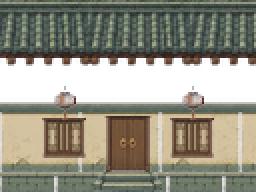
#> input picture xia-ai-town/assets/buildings/clinic.png, 128 x 96 px, given in place of 草木山石.png, which was not available (shown 2 times larger); the run also reads 1 picture not shown here
$ python build_art_assets.py
#> lines starting #> are read from the running program, lines starting #| are printed output that depends on the picture
#!/usr/bin/env python3
"""Turn the hand-generated source sheets in `asserts/` into Godot-ready art.

Scale convention: 1 art pixel == 1 world pixel. A map tile is 16 world pixels,
props and characters are 32, so integer canvas zoom always lands on whole art
pixels and stays crisp.

Source layout (see docs/ART-PROMPTS.md):
    asserts/地形.png      4x4 terrain cells, magenta gutter between cells
    asserts/草木山石.png   4x4 props on magenta
    asserts/建筑.png       4x4 modular building parts on magenta
    asserts/char-*.png    6x4 walk frames on chroma green

Output (`assets/`, committed):
    assets/atlas/terrain.png      4x4 cells of 16px
    assets/atlas/props.png        4x4 cells of 32px
    assets/atlas/parts.png        4x4 cells of 32px
    assets/buildings/<id>.png     pre-composed houses at world size
    assets/characters/<slug>.png  4 rows (down/left/right/up) x 4 frames of 32px

Usage:
    uv run --with pillow python xia-ai-town/tools/build_art_assets.py [--check]
"""

from __future__ import annotations

import argparse
import sys
from pathlib import Path

import numpy as np
from PIL import Image

ROOT = Path(__file__).resolve().parents[1]
SRC = ROOT / "asserts"
OUT = ROOT / "assets"

TERRAIN_CELL = 16
PROP_CELL = 32
PART_CELL = 64
CHAR_CELL = 32
CHAR_ROWS = ("down", "left", "right", "up")
SOURCE_ROWS = {"left": 0, "down": 1, "up": 2}
CHAR_FRAMES = 4

# Terrain atlas indices, matching the cell order in docs/ART-PROMPTS.md.
T_DIRT, T_PAVING, T_GRASS, T_BRUSH, T_SAND, T_WATER, T_CLIFF, T_TRAIL = range(8)
T_BRICK, T_ROOF, T_PLASTER, T_PLINTH, T_YARD, T_PLANK, T_LITTER, T_GRAVEL = range(8, 16)

# Property parts atlas indices (草木山石.png, 0..15).
P_PINE, P_DEAD_TREE, P_SHRUB, P_BRAMBLE = range(4)
P_BOULDER, P_OUTCROP, P_WELL, P_FENCE = range(4, 8)
P_TABLE, P_RACK, P_LANTERN, P_BALE = range(8, 12)
P_BARREL, P_HERBS, P_DUMMY, P_MAT = range(12, 16)

# Additional wilderness & props atlas indices (草木山石2.png, 16..31).
P_PINE2, P_CYPRESS, P_BARE_TREE, P_DRY_GRASS = range(16, 20)
P_MOSSY_BOULDER, P_SLAB, P_LICHEN_ROCK, P_LOG = range(20, 24)
P_STUMP, P_BAMBOO, P_THORN_BUSH, P_FLOWER_SHRUB = range(24, 28)
P_PUDDLE, P_CAIRN, P_WHEEL, P_FIREWOOD = range(28, 32)

# Building parts atlas indices.
B_RIDGE, B_SLOPE, B_EAVE, B_BEAM = range(4)
B_PLASTER_WALL, B_BRICK_WALL, B_DOOR, B_WINDOW = range(4, 8)
B_FOUNDATION, B_STEPS, B_POST, B_HANGING_LANTERN = range(8, 12)
B_GATE, B_BANNER, B_RUIN, B_CENSER = range(12, 16)

# id -> (name, width, height, roof part, wall part, extras)
BUILDINGS = {
    "jianyang": (160, 96, B_SLOPE, B_PLASTER_WALL, "warm"),
    "xuantie": (160, 96, B_SLOPE, B_BRICK_WALL, "warm"),
    "yanyu": (160, 96, B_SLOPE, B_PLASTER_WALL, "cold"),
    "clinic": (128, 96, B_SLOPE, B_PLASTER_WALL, "warm"),
    "smith": (128, 96, B_SLOPE, B_BRICK_WALL, "warm"),
    "inn": (192, 112, B_SLOPE, B_PLASTER_WALL, "warm"),
    "temple": (160, 112, B_SLOPE, B_BRICK_WALL, "temple"),
}


# [15 lines left out: function bands, not called in this run]


def content_mask(image: Image.Image, background: tuple[int, int, int], tolerance: int = 40) -> np.ndarray:
    pixels = np.array(image.convert("RGB")).astype(np.int16)
    return np.abs(pixels - np.array(background, dtype=np.int16)).sum(axis=2) > tolerance


def cut_grid(image: Image.Image, rows: int, cols: int) -> list[Image.Image]:
    """Split a sheet into equal cells using its non-background bounding box."""
    background = tuple(int(v) for v in np.array(image.convert("RGB"))[2, 2])
    mask = content_mask(image, background)
    row_span = np.where(mask.sum(axis=1) > 4)[0]
    col_span = np.where(mask.sum(axis=0) > 4)[0]
    top, bottom = int(row_span.min()), int(row_span.max()) + 1
    left, right = int(col_span.min()), int(col_span.max()) + 1
    cell_w = (right - left) / cols
    cell_h = (bottom - top) / rows
    cells: list[Image.Image] = []
    for r in range(rows):
        for c in range(cols):
            box = (
                int(round(left + c * cell_w)),
                int(round(top + r * cell_h)),
                int(round(left + (c + 1) * cell_w)),
                int(round(top + (r + 1) * cell_h)),
            )
            cells.append(image.crop(box))
    return cells


def key_magenta(image: Image.Image) -> Image.Image:
    """Remove the magenta backdrop and de-spill its tint from the edges."""
    rgba = np.array(image.convert("RGBA")).astype(np.int16)
    rgb = rgba[:, :, :3]
    red, green, blue = rgb[:, :, 0], rgb[:, :, 1], rgb[:, :, 2]
    magenta = (red + blue) / 2.0 - green
    alpha = rgba[:, :, 3].astype(np.float32)
    alpha = np.where(magenta > 70, 0.0, alpha * np.clip((70.0 - magenta) / 45.0, 0.0, 1.0))
    spill = np.clip(magenta, 0, None)[:, :, None] * 0.6
    despilled = np.clip(rgb - spill, 0, 255)
    return Image.fromarray(np.dstack([despilled, alpha]).astype(np.uint8), "RGBA")


# [11 lines left out: function key_green, not called in this run]


def trim(image: Image.Image) -> Image.Image:
    bbox = image.getchannel("A").point(lambda v: 255 if v > 8 else 0).getbbox()
    return image.crop(bbox) if bbox else image


def fit(image: Image.Image, width: int, height: int, anchor: str = "bottom") -> Image.Image:
    """Scale to fit a cell keeping aspect, then anchor the result."""
    ratio = min(width / image.width, height / image.height)
    size = (max(1, int(round(image.width * ratio))), max(1, int(round(image.height * ratio))))
    scaled = image.resize(size, Image.LANCZOS)
    return place(scaled, width, height, anchor)


def place(image: Image.Image, width: int, height: int, anchor: str = "bottom") -> Image.Image:
    cell = Image.new("RGBA", (width, height), (0, 0, 0, 0))
    x = (width - image.width) // 2
    y = height - image.height if anchor == "bottom" else (height - image.height) // 2
    cell.paste(image, (x, y), image)
    return cell


def atlas(cells: list[Image.Image], rows: int, cols: int) -> Image.Image:
    size = cells[0].size
    sheet = Image.new("RGBA", (size[0] * cols, size[1] * rows), (0, 0, 0, 0))
    for index, cell in enumerate(cells):
        sheet.paste(cell, ((index % cols) * size[0], (index // cols) * size[1]), cell)
    return sheet


def build_terrain() -> Image.Image:
    """Terrain is opaque; a small inset throws away the magenta cell gutter."""
    source = Image.open(SRC / "地形.png").convert("RGBA")
    cells = []
    for cell in cut_grid(source, 4, 4):
        inset = int(round(min(cell.width, cell.height) * 0.055))
        inner = cell.crop((inset, inset, cell.width - inset, cell.height - inset)).convert("RGB")
        cells.append(inner.resize((TERRAIN_CELL, TERRAIN_CELL), Image.BOX).convert("RGBA"))
    return atlas(cells, 4, 4)


def build_props() -> Image.Image:
    """Cut out, trim and pack props into square cells.

    Supports optional second sheet `asserts/草木山石2.png` appended as rows 4..7 (indices 16..31).
    """
    source = Image.open(SRC / "草木山石.png").convert("RGBA")
    cells = [fit(trim(key_magenta(cell)), PROP_CELL, PROP_CELL) for cell in cut_grid(source, 4, 4)]
    source2_path = SRC / "草木山石2.png"
    if source2_path.exists():
        source2 = Image.open(source2_path).convert("RGBA")
        cells.extend([fit(trim(key_magenta(cell)), PROP_CELL, PROP_CELL) for cell in cut_grid(source2, 4, 4)])
        return atlas(cells, 8, 4)
    return atlas(cells, 4, 4)


def build_parts(filename: str, cell_size: int) -> Image.Image:
    """Cut out, trim and pack props / building parts into square cells.

    Aspect ratio is preserved: a roof is wider than it is tall, and squashing it
    into a square cell is what turns shingles into vertical smears later on.
    """
    source = Image.open(SRC / filename).convert("RGBA")
    cells = [fit(trim(key_magenta(cell)), cell_size, cell_size) for cell in cut_grid(source, 4, 4)]
    return atlas(cells, 4, 4)


def cell_of(sheet: Image.Image, index: int) -> Image.Image:
    cols = sheet.width // PART_CELL
    return sheet.crop(((index % cols) * PART_CELL, (index // cols) * PART_CELL,
                       (index % cols) * PART_CELL + PART_CELL, (index // cols) * PART_CELL + PART_CELL))


def band(image: Image.Image, top: int, height: int) -> Image.Image:
    return image.crop((0, top, image.width, top + height))


def tile_region(source: Image.Image, width: int, height: int) -> Image.Image:
    """Repeat a texture region across an area, cropping the last row/column."""
    out = Image.new("RGBA", (width, height), (0, 0, 0, 0))
    for y in range(0, height, source.height):
        for x in range(0, width, source.width):
            out.paste(source, (x, y))
    return out


def scaled(image: Image.Image, width: int, height: int) -> Image.Image:
    """Resize a trimmed part to an exact band size (used for uniform textures)."""
    return image.resize((max(1, width), max(1, height)), Image.LANCZOS)


def compose_house(parts: Image.Image, building_id: str) -> Image.Image:
    """Assemble a house from the modular parts.

    Parts keep their art proportions (a roof is wide and short), so the shingle
    pattern stays rectilinear instead of being smeared into stripes. Uniform
    textures (plaster, brick, stone) are tiled instead of stretched.
    """
    width, height, roof, wall, mood = BUILDINGS[building_id]
    slope = trim(cell_of(parts, B_SLOPE))
    plaster = trim(cell_of(parts, B_PLASTER_WALL))
    brick = trim(cell_of(parts, B_BRICK_WALL))
    door = trim(cell_of(parts, B_DOOR))
    window = trim(cell_of(parts, B_WINDOW))
    foundation = trim(cell_of(parts, B_FOUNDATION))
    steps = trim(cell_of(parts, B_STEPS))
    lantern = trim(cell_of(parts, B_HANGING_LANTERN))
    censer = trim(cell_of(parts, B_CENSER))
    ruin = trim(cell_of(parts, B_RUIN))

    base_h = 10
    wall_h = 30
    roof_h = height - wall_h - base_h
    canvas = Image.new("RGBA", (width, height), (0, 0, 0, 0))

    # Roof: ridge + shingle field + rafter eave live in one part. Fit it to the
    # roof band height and repeat it sideways (the shingle columns repeat, the
    # rows do not -- stretching or repeating vertically smears the pattern).
    # The shingle cell has opaque side borders; trim them so repeated columns seam cleanly.
    inset_x = max(1, round(slope.width * 0.07))
    shingles = slope.crop((inset_x, 0, slope.width - inset_x, slope.height))
    roof_img = shingles.resize((max(1, round(shingles.width * roof_h / shingles.height)), roof_h), Image.LANCZOS)
    canvas.paste(tile_region(roof_img, width + 12, roof_h), (-6, 0))

    wall_src = brick if wall == B_BRICK_WALL else plaster
    patch = scaled(wall_src, 32, 16) if wall == B_BRICK_WALL else scaled(wall_src, 40, wall_h)
    canvas.paste(tile_region(patch, width, wall_h), (0, roof_h))
    canvas.paste(tile_region(scaled(foundation, 28, base_h), width, base_h), (0, height - base_h))

    door_img = scaled(door, 24, wall_h - 2)
    door_x = (width - 24) // 2
    canvas.paste(door_img, (door_x, height - base_h - door_img.height), door_img)
    step_img = scaled(steps, 34, base_h)
    canvas.paste(step_img, (door_x - 5, height - base_h), step_img)

    win = scaled(window, 22, 20)
    for side in (-1, 1):
        x = width // 2 + side * (width // 4) - win.width // 2
        canvas.paste(win, (x, roof_h + 3), win)
        hang = scaled(lantern, 11, 17)
        canvas.paste(hang, (x + win.width // 2 - hang.width // 2, roof_h - 13), hang)

    if mood == "temple":
        broken = scaled(ruin, 26, 26)
        canvas.paste(broken, (width // 2 - broken.width - 4, roof_h + 1), broken)
        incense = scaled(censer, 20, 20)
        canvas.paste(incense, (width // 2 + 14, height - base_h - incense.height + 2), incense)
    return canvas


# [83 lines left out: functions character_frames, build_character, build_mob, build_ui_panel, not called in this run]


def main() -> int:
    parser = argparse.ArgumentParser()
    parser.add_argument("--check", action="store_true", help="validate sources without writing")
    parser.add_argument("--hd2d", action="store_true", help="build only the new P1 HD-2D assets")
    parser.add_argument("--preview-dir", type=Path, help="HD-2D only: write review sheets outside assets/")
    args = parser.parse_args()
    if args.hd2d:
        from build_hd2d_assets import build
        return build(ROOT, args.check, args.preview_dir)
    if args.preview_dir:
        parser.error("--preview-dir requires --hd2d")

    props_atlas = build_props()
#> in build_props, source is the input picture: PIL image 128x96 RGBA; mean R, G, B, A 93.2, 90.7, 75.6, 193.6
#> in cut_grid, `background = tuple(int(v) for v in np.array(image.convert("RGB"))[2, 2])`: background = (64, 78, 71)
#> in content_mask, `pixels = np.array(image.convert("RGB")).astype(np.int16)`:
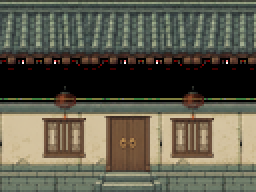
#> pixels: shape (96, 128, 3) int16 (shown 2 times larger); mean R, G, B 93.2, 90.7, 75.6
#> in content_mask, `return np.abs(pixels - np.array(background, dtype=np.int16)).sum(axis=..`:
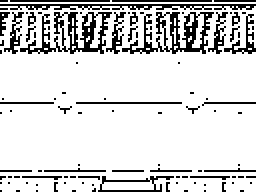
#> returned value: shape (96, 128) bool (shown 2 times larger); 83.7% white; black in thin lines or dots
#> in cut_grid, `row_span = np.where(mask.sum(axis=1) > 4)[0]`: row_span = 94 values from 1 to 95
#> in cut_grid, `col_span = np.where(mask.sum(axis=0) > 4)[0]`: col_span = 128 values from 0 to 127
#> in cut_grid, `top, bottom = int(row_span.min()), int(row_span.max()) + 1`: top = 1; bottom = 96
#> in cut_grid, `left, right = int(col_span.min()), int(col_span.max()) + 1`: left = 0; right = 128
#> in cut_grid, `cell_w = (right - left) / cols`: cell_w = 32
#> in cut_grid, `cell_h = (bottom - top) / rows`: cell_h = 23.75
#> after the loop in cut_grid, `for r in range(rows):`: cells = 16 items
#> in key_magenta, `magenta = (red + blue) / 2.0 - green`:
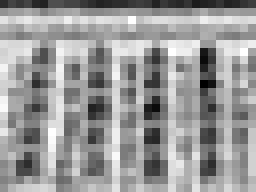
#> magenta: shape (24, 32) float64 (shown 8 times larger); min -24.5, max -2, mean -10.94; drawn with min black and max white
#> in key_magenta, `spill = np.clip(magenta, 0, None)[:, :, None] * 0.6`: spill: shape (24, 32, 1) float64; every value is 0
#> in trim, `bbox = image.getchannel("A").point(lambda v: 255 if v > 8 else 0).getb..`: bbox = (0, 0, 32, 24)
#> in fit, `ratio = min(width / image.width, height / image.height)`: ratio = 1
#> in fit, `size = (max(1, int(round(image.width * ratio))), max(1, int(round(imag..`: size = (32, 24)
#> in place, `cell = Image.new("RGBA", (width, height), (0, 0, 0, 0))`: cell: PIL image 32x32 RGBA; every value is 0
#> in key_magenta (call 3), `red, green, blue = rgb[:, :, 0], rgb[:, :, 1], rgb[:, :, 2]`:
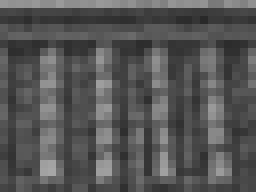
#> red: shape (24, 32) int16 (shown 8 times larger); min 41, max 166, mean 85.5
#> call 3 of place, with width = 32, height = 32, anchor = 'bottom'
#> in place (call 3), `cell.paste(image, (x, y), image)`:
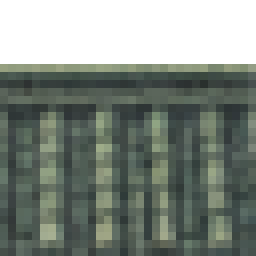
#> cell: PIL image 32x32 RGBA (shown 8 times larger); mean R, G, B, A 64, 72.7, 64.9, 190.9; transparent parts drawn white
#> in key_magenta (call 4), `red, green, blue = rgb[:, :, 0], rgb[:, :, 1], rgb[:, :, 2]`:
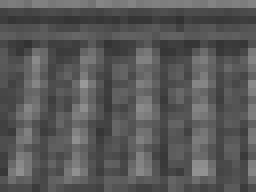
#> blue: shape (24, 32) int16 (shown 8 times larger); min 50, max 153, mean 88.4
#> in key_magenta (call 4), `magenta = (red + blue) / 2.0 - green`:
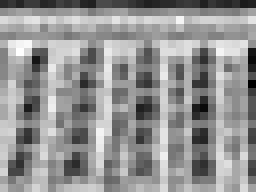
#> magenta: shape (24, 32) float64 (shown 8 times larger); min -24.5, max -1, mean -10.9; drawn with min black and max white
#> in build_props, `cells = [fit(trim(key_magenta(cell)), PROP_CELL, PROP_CELL) for cell i..`: cells = 16 items
#> the loop in atlas, `for index, cell in enumerate(cells):` made 16 passes
    parts_atlas = build_parts("建筑.png", PART_CELL)
#> the loop in atlas (call 2), `for index, cell in enumerate(cells):` made 16 passes
    outputs: dict[Path, Image.Image] = {
        OUT / "atlas" / "terrain.png": build_terrain(),
        OUT / "atlas" / "props.png": props_atlas,
        OUT / "atlas" / "parts.png": parts_atlas,
    }
#> the loop in build_terrain, `for cell in cut_grid(source, 4, 4):` made 16 passes
    for building_id in BUILDINGS:
        outputs[OUT / "buildings" / f"{building_id}.png"] = compose_house(parts_atlas, building_id)
#> after the loop, outputs = 10 items
    for path in sorted(SRC.glob("char-*.png")):
        slug = path.stem.removeprefix("char-").removesuffix("-sprite")
        outputs[OUT / "characters" / f"{slug}.png"] = build_character(path)
    for path in sorted(SRC.glob("mob-*-sprite.png")):
        slug = path.stem.removeprefix("mob-").removesuffix("-sprite")
        outputs[OUT / "mobs" / f"{slug}.png"] = build_mob(path)
    ui_panel_path = SRC / "ui-panel.png"
    if ui_panel_path.exists():
        outputs[OUT / "ui" / "panel.png"] = build_ui_panel(ui_panel_path)

    for path, image in outputs.items():
        print(f"{path.relative_to(ROOT)}  {image.width}x{image.height}")
        if not args.check:
            path.parent.mkdir(parents=True, exist_ok=True)
            image.save(path)
#> this loop made 10 passes
#| assets/atlas/terrain.png  64x64
#| assets/atlas/props.png  128x128
#| assets/atlas/parts.png  256x256
#| assets/buildings/jianyang.png  160x96
#| assets/buildings/xuantie.png  160x96
#| assets/buildings/yanyu.png  160x96
#| assets/buildings/clinic.png  128x96
#| assets/buildings/smith.png  128x96
#> (further printed lines are left out)
    return 0


if __name__ == "__main__":
    sys.exit(main())
#> (the program exits here)
